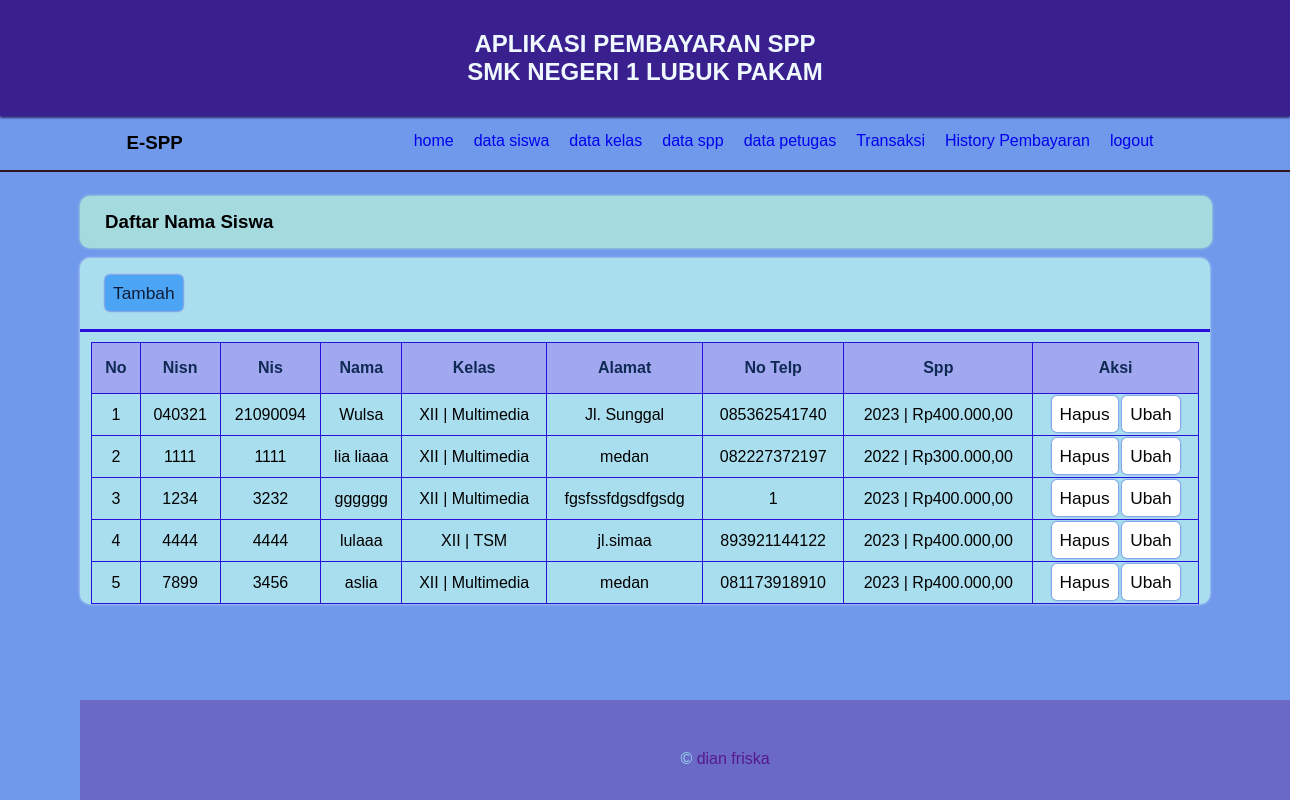
The app's page /?menu=siswa (signed in) with its own data.
### tables this page shows
CREATE TABLE `siswa` (
  `nisn` char(10) NOT NULL,
  `nis` char(8) NOT NULL,
  `nama` varchar(35) NOT NULL,
  `id_kelas` int(11) NOT NULL,
  `alamat` text NOT NULL,
  `no_telp` varchar(13) NOT NULL,
  `id_spp` int(11) NOT NULL
);

CREATE TABLE `kelas` (
  `id_kelas` int(11) NOT NULL,
  `nama_kelas` varchar(10) NOT NULL,
  `kompetensi_keahlian` varchar(50) NOT NULL
);

CREATE TABLE `spp` (
  `id_spp` int(11) NOT NULL,
  `tahun` int(11) NOT NULL,
  `nominal` int(11) NOT NULL
);

### config/koneksi.php (called while the page is built, shortened)
<?php
function rupiah($angka){
        $hasil_rupiah = "Rp" . number_format($angka,2,',','.');
        return $hasil_rupiah;
}

### halaman/siswa.php (the view)
<div class="col">
    <h3 class="judul"> Daftar Nama Siswa</h3>
</div>
<div class="card">
    <div class="card-header">
        <a href="?menu=tambah-siswa" class="btn btn-tambah">Tambah</a>
    </div>
    <div class="card-body">
        <table border="1">
            <tr>
                <th>No</th>
                <th>Nisn</th>
                <th>Nis</th>
                <th>Nama</th>
                <th>Kelas</th>
                <th>Alamat</th>
                <th>No Telp</th>
                <th>Spp</th>
                <th>Aksi</th>
            </tr>
            <?php
            $no =1;
                $siswa = mysqli_query($koneksi,"SELECT * FROM siswa JOIN kelas ON siswa.id_kelas = kelas.id_kelas JOIN spp ON siswa.id_spp = spp.id_spp ") ;
                while($data = mysqli_fetch_array($siswa)){
            ?>
            <tr>
                <td><?php echo $no++;?></td>
                <td><?php echo $data['nisn'] ?></td>
                <td><?php echo $data['nis'] ?></td>
                <td><?php echo $data['nama'] ?></td>
                <td><?php echo $data['nama_kelas'] . " | " .$data['kompetensi_keahlian'] ?></td>
                <td><?php echo $data['alamat'] ?></td>
                <td><?php echo $data['no_telp'] ?></td>
                <td><?php echo $data['tahun'] . " | " .rupiah($data['nominal']) ?></td>
                <td><a href="?menu=hapus-siswa&id=<?php echo $data['nisn']?>"
                onclick="return confirm('yakin mau dihapus');" class="btn btn-hapus">Hapus</a>
                    <a href="?menu=ubah-siswa&id=<?php echo $data['nisn']?>" class="btn btn-edit"> Ubah </a>
                </td>
            </tr>
            <?php } ?>
        </div>
                </div>

### index.php (shortened to what this page needs)
<?php
include 'config/koneksi.php';
?>
<!DOCTYPE html>
<html lang="en">
<head>
        <link rel="stylesheet" href="assets/css/style.css">
</head>
<body>
<div class="head">
        <h2 class="head-text">APLIKASI PEMBAYARAN SPP</h2>
        <h2 class="head-text">SMK NEGERI 1 LUBUK PAKAM</h2>
</div>
<div class="navbar">
<div class="logo">
        <h3>E-SPP</h3>
</div>
<ul class="link">
        <li><a href="?menu=home">home</a></li>
        <?php if ($_SESSION['level']=='admin'){?>
        <li><a href="?menu=siswa">data siswa</a></li>
        <li><a href="?menu=kelas">data kelas </a></li>
        <li><a href="?menu=spp">data spp</a></li>
        <li><a href="?menu=petugas">data petugas</a></li>
        <li><a href="?menu=pembayaran">Transaksi</a></li>
        <li><a href="?menu=history-pembayaran">History Pembayaran</a></li>
        <?php } elseif($_SESSION['level']== 'petugas'){?>
        <li><a href="?menu=pembayaran">transaksi</a></li>
        <?php } elseif($_SESSION['level']== 'siswa'){?>
        <li><a href="?menu=history-pembayaran">History Pembayaran</a></li>
        <?php } ?>
    <li><a href="logout.php">logout</a></li>
</ul>
</div>
<div class="container">
<?php
        switch($_GET['menu']){
                case 'siswa':
                        include 'halaman/siswa.php';
                        break;
                }
?>
</div>
<footer>
        &copy <a href="">dian friska</a>
</footer>
</body>
</html>

### assets/css/style.css (style rules this page uses)
* { margin: 0; padding: 0; list-style: none; text-decoration: none; font-family: arial, Helvetica, sans-serif; }
body { background: #7099ec; }
.head { background: #3a208e; width: 100%; padding: 30px 0; box-shadow: 0 2px 2px #332b7a; }
.head-text { text-align: center; color: #f0f8ff; }
.navbar { display: flex; justify-content: space-around; border-bottom: 2px solid #2f171d; padding: 2vh; }
.link { display: flex; }
.link li { margin: 0 10px; }
.container { padding-top: 3vh; margin-left: 5rem; margin-right: 5rem; }
footer { position: absolute; bottom: 0; height: 50px; background: #6a6ac6; width: 100%; text-align: center; padding-top: 50px; color:#9bdbf0; }
.col { background: #a5dadf; width: 98%; padding: 15px 0 15px 25px; border-radius: 10px; box-shadow: 0 0 3px #b1f7ca; }
.card { margin-top: 10px; margin-bottom: 10px; background: #a9deee; width: 100%; border-radius: 10px; box-shadow: 0 0 3px #d3e8f2; }
.card-header { border-bottom: 3px solid #2a0fdc; padding: 25px; }
.btn { padding: 8px; cursor: pointer; border-radius: 5px; box-shadow: 0 0 2px #2a0fdc; font-size: 13pt; }
.btn-tambah { background: #4ba5f4; color: #0f1d39; }
.btn-hapus { background: #ffffff; color: #050606; }
.btn-edit { background: #ffffff; color: #050606; }
table { margin: 10px auto 10px; width: 98%; border-collapse: collapse; border: 1px solid #a9bfeb; text-align: center; }
th { background: #a1a8ef; color: rgb(15, 42, 85); height: 30px; padding: 10px; }
tr { border: 1px solid #2a0fdc; }
td { padding: 8px; height: 25px; }

### records on screen
siswa: nisn "040321", nis "21090094", nama "Wulsa", id_kelas.nama_kelas "XII", id_kelas.kompetensi_keahlian "Multimedia", alamat "Jl. Sunggal", no_telp "085362541740", id_spp.tahun "2023", id_spp.nominal "Rp400.000,00"
siswa: nisn "1111", nis "1111", nama "lia liaaa", id_kelas.nama_kelas "XII", id_kelas.kompetensi_keahlian "Multimedia", alamat "medan", no_telp "082227372197", id_spp.tahun "2022", id_spp.nominal "Rp300.000,00"
siswa: nisn "1234", nis "3232", nama "gggggg", id_kelas.nama_kelas "XII", id_kelas.kompetensi_keahlian "Multimedia", alamat "fgsfssfdgsdfgsdg", no_telp "1", id_spp.tahun "2023", id_spp.nominal "Rp400.000,00"
siswa: nisn "4444", nis "4444", nama "lulaaa", id_kelas.nama_kelas "XII", id_kelas.kompetensi_keahlian "TSM", alamat "jl.simaa", no_telp "893921144122", id_spp.tahun "2023", id_spp.nominal "Rp400.000,00"
siswa: nisn "7899", nis "3456", nama "aslia", id_kelas.nama_kelas "XII", id_kelas.kompetensi_keahlian "Multimedia", alamat "medan", no_telp "081173918910", id_spp.tahun "2023", id_spp.nominal "Rp400.000,00"
